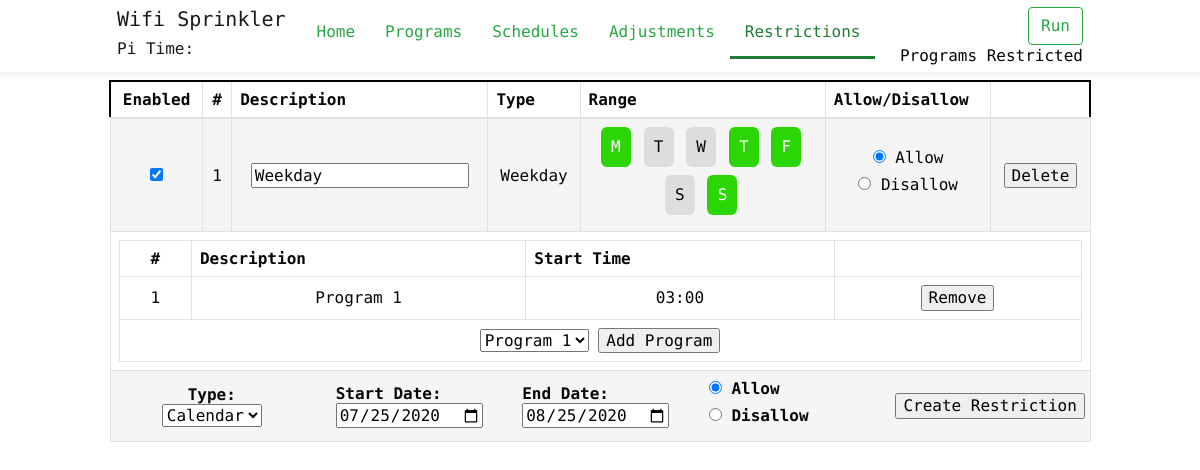
/restrictions, run on an earlier commit of the app's database.
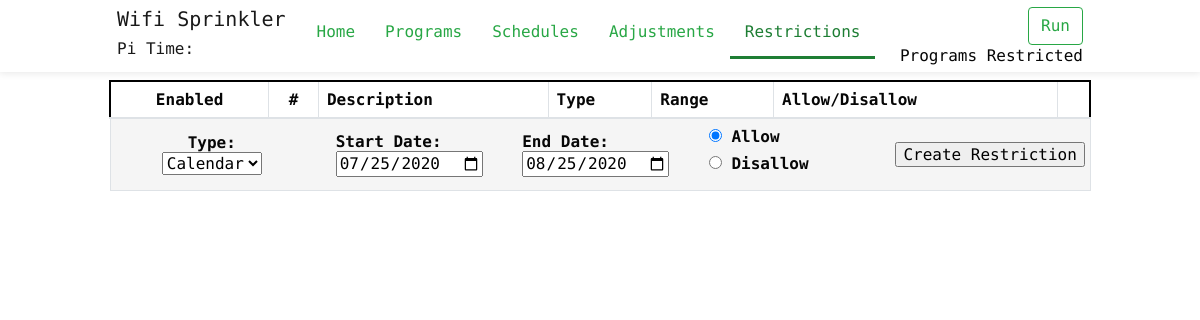
And on a later commit of the database.
### main.py (models this page shows)
class Restriction(db.Model):
	__tablename__ = 'Restriction'
	restriction_id = db.Column(db.Integer, primary_key=True)
	restriction_type = db.Column(db.String(20), unique=False, nullable=False)
	restriction_value = db.Column(db.String(20), unique=False, nullable=True)
	description = db.Column(db.String(120), unique=False, nullable=False)
	start_date = db.Column(db.DateTime, unique=False, nullable=True, default=datetime.now)
	end_date = db.Column(db.DateTime, unique=False, nullable=True, default=datetime.now)
	start_range = db.Column(db.Float, unique=False, nullable=True)
	end_range = db.Column(db.Float, unique=False, nullable=True)
	allow_disallow_indicator = db.Column(db.Boolean)
	enabled = db.Column(db.Boolean)
	program_restriction = db.relationship('Program_Restriction', backref='restriction', cascade="all, delete-orphan")

class Program_Restriction(db.Model):
	__tablename__ = 'Program_Restriction'
	__table_args__ = (
		PrimaryKeyConstraint('program_id', 'restriction_id'),
	)
	program_id = db.Column(db.Integer, db.ForeignKey("Program.program_id"), primary_key=True)
	restriction_id = db.Column(db.Integer, db.ForeignKey("Restriction.restriction_id"), primary_key=True)

class Program(db.Model):
	__tablename__ = 'Program'
	program_id = db.Column(db.Integer, primary_key=True)
	description = db.Column(db.String(120), unique=False, nullable=True)
	enabled = db.Column(db.Boolean)
	program_zones = db.relationship('Program_Zones', backref='program', cascade="all, delete-orphan")
	program_run = db.relationship('Program_Run', backref='program', cascade="all, delete-orphan")
	program_schedule = db.relationship('Program_Schedule', backref='program', cascade="all, delete-orphan")
	program_adjustment = db.relationship('Program_Adjustment', backref='program', cascade="all, delete-orphan")
	program_restriction = db.relationship('Program_Restriction', backref='program', cascade="all, delete-orphan")

### main.py (the view)
@app.route("/restrictions")
def restrictions():
	restrictions = Restriction.query.all()
	programs = Program.query.filter_by(enabled=True)
	next_progam_run = GetNextProgamRun()
	return render_template('restrictions.html', restrictions=restrictions, programs=programs, next_progam_run=next_progam_run, curent_page='Restrictions')

### main.py (called while the page is built, shortened)
@app.context_processor
def utility_processor():
	return dict(isAllowedTime=isAllowedTime )

@app.template_filter('timeformat')
def timeformat(value, format='%H:%M'):
	return value.strftime(format)

def GetNextProgamRun():
	results = db.session.query(Program.program_id, Program.description, Schedule.start_date, Schedule.end_date, Schedule.end_date, Schedule.day_interval)\
				.join(Program_Schedule, Program_Schedule.program_id==Program.program_id)\
				.join(Schedule, Schedule.schedule_id==Program_Schedule.schedule_id)\
				.order_by(Schedule.start_date)\
				.filter(Schedule.end_date >= datetime.now() )\
				.all()
	find_datetime = None
	bResult = True
	start_time = None
	if find_datetime is None:
		return dict( program_id=0, program='Programs Restricted', run_datetime=datetime.now())
	else:
		return dict( program_id=program_id, program=program_desc, run_datetime=find_datetime)

### templates/restrictions.html (shortened to what this page needs)
{% extends 'layout.html' %}
{% from "_macros.html" import weekday %}
{% block body %}
		<div class="container" >
			<div class="row">
				<div id="restriction_div" class="col-lg-12">
					<table class="table table-bordered dataTable" id="dataTable" cellspacing="0" width="100%">
						<thead>
							<tr role="row" style="border: 2px solid #000 !important;">
								<th class="center">Enabled</th>
								<th class="td-select center">#</th>
								<th class="td-select">Description</th>
								<th>Type</th>
								<th colspan="2">Range</th>
								<th>Allow/Disallow</th>
								<th class="center"></th>
							</tr>
						</thead>
						<tfoot>
							<tr>
								<th colspan="10" class="AddRestrictionSpan center RowEven">
									<div class="row col-lg-12" >
										<div class="col-lg-2 middle">
											Type:	<select id="select-type">
												<option id="Calendar">Calendar</option>
											</select>
										</div>
										<div id="start-date-div" class="col-lg-2 left">
											Start Date: <input type="date" id="start-date-input"  />
										</div>
										<div id="end-date-div" class="col-lg-2 left">
											End Date: <input type="date" id="end-date-input"  />
										</div>
										<div class="col-lg-2 left" id="radio_allow-div">
											<input type="radio" id="radio_allow" name="allow-disallow" value="Allow"  checked/>
											<label for="radio_allow">Allow</label><br>
											<input type="radio" id="radio_disallow" name="allow-disallow" value="Disallow" />
											<label for="radio_disallow">Disallow</label>
										</div>
										<div class="col-lg-2 middle">
											<input type="button" id="btn_add_restriction" value="Create Restriction" />
										</div>
									</div>
								</th>
							</tr>
						</tfoot>
						<tbody>
							{% for restriction in restrictions %}
							<tr role="row" class="RowEven" style="border-top: 2px solid #000;">
								<td class="RestrictionEnableSpan">
									{% if restriction.enabled %}
									<input type="checkbox" id="chk_{{restriction.restriction_id}}" name="chk_{{restriction.restriction_id}}" checked>
									{% else %}
									<input type="checkbox" id="chk_{{restriction.restriction_id}}" name="chk_{{restriction.restriction_id}}">
									{% endif %}
						      </td>
						      <td class="td-select">{{ restriction.restriction_id }}</td>
								<td class="RestrictionDescriptionSpan td-select">
									<input type="text" id="desc_{{ restriction.restriction_id }}" value="{{ restriction.description }}" {{'' if restriction.enabled else 'disabled'}} >
								</td>
						      <td class="td-select">{{ restriction.restriction_type }}</td>
								{% if restriction.restriction_type=='Weekday' %}
								<td colspan="2" class="RestrictionValue">
									{{ weekday(restriction.restriction_id, restriction.restriction_value, restriction.enabled) }}
								</td>
								{% endif %}
								<td class="RestrictionAllowDisAllow">
									<input type="radio" id="radio-allow_{{restriction.restriction_id}}" name="allow-disallow_{{restriction.restriction_id}}" value="Allow" {{'' if not restriction.allow_disallow_indicator else 'checked'}} {{'' if restriction.enabled else 'disabled'}}/>
									<label for="radio_allow">Allow</label><br>
									<input type="radio" id="radio-disallow_{{restriction.restriction_id}}" name="allow-disallow_{{restriction.restriction_id}}" value="Disallow" {{'' if restriction.allow_disallow_indicator else 'checked'}} {{'' if restriction.enabled else 'disabled'}}/>
									<label for="radio_disallow">Disallow</label>
								</td>
								<td class="RestrictionDeleteSpan">
									<input type="button" id="delete_{{ restriction.restriction_id }}" value="Delete" />
								</td>
							</tr>
							<tr>
								<td colspan="8">
									<table class="table table-bordered dataTable" id="table_{{restriction.restriction_id}}" cellspacing="0" width="100%" style="margin-bottom: 0px;">
										<tr role="row">
											<th class="center">#</th>
											<th>Description</th>
											<th>Start Time</th>
											<th></th>
										</tr>
										<tfoot>
											<tr>
												<th colspan="5" class="center ProgramAddSpan">
													<select id="select-program_{{restriction.restriction_id}}">
													{% for program in programs %}
													<option value="{{ program.program_id }}">{{ program.description }}</option>
													{% endfor %}
													</select>
													<input type="button" id="btn-program-add_{{restriction.restriction_id}}" value="Add Program" />
												</th>
											</tr>
										</tfoot>
										{% for program in restriction.program_restriction %}
											{% if loop.index % 2 == 0 %}
											<tr role="row" class="RowEven">
											{% else %}
											<tr role="row" class="RowOdd">
											{% endif %}
											<td>{{ program.program_id }}</td>
											<td>{{ program.program.description }}</td>
											<td class="ProgramStartTimeSpan">
												{% for run_time in program.program.program_run %}
													<div>
													{% if restriction.restriction_type=='Time' %}
														<span id="run_time" class="{{ 'green' if isAllowedTime(restriction.start_date, restriction.end_date, run_time.start_time, restriction.allow_disallow_indicator ) else 'red'}}">{{ run_time.start_time|timeformat }}</span>
													{% else %}
														<span id="run_time">{{ run_time.start_time|timeformat }}</span>
													{% endif %}
												{% endfor %}
											</td>
											<td class="ProgramDeleteSpan">
												<input type="button" id="remove_{{ program.program_id }}" value="Remove" style="min-width: 50px;"/>
											</td>
										</tr>
										{% endfor %}
									</table>
								</td>
							</tr>
						  {% endfor %}
						</tbody>
					</table>
				</div>
			</div>
		</div>
	</body>
</html>
{% endblock %}

### templates/layout.html (shortened to what this page needs)
<!doctype html>
<html lang="">
	<head>
		<link rel="stylesheet" href="{{ url_for('static', filename='css/bootstrap.min.css') }}">
		<link rel="stylesheet" href="{{ url_for('static', filename='css/wifi-sprinkler.css') }}">
		<link rel="stylesheet" href="//code.jquery.com/ui/1.12.1/themes/base/jquery-ui.css">
	</head>
	<body class="home with-promo">
		<header class="fixed-top">
			<div class="headerLightBox">
				<div class="container" >
					<nav class="navbar navbar-toggleable-md navbar-light">
						<div class="logo">
							<a class="navbar-brand" href="/">
								<h5>Wifi Sprinkler</h6>
								<h6>Pi Time: <Pi Time: <span id='time_value' class="label" ></h6>
							</a>
						</div>
						<div class="navigation">
							<ul class="nav navbar-left">
								<li class="nav-item {{'active' if curent_page=='Home'}} tf-menu">
									<a class="nav-link" href="/">Home</a>
								</li>
								<li class="nav-item {{'active' if curent_page=='Programs'}} tf-menu">
									<a class="nav-link" href="/programs">Programs</a>
								</li>
								<li class="nav-item {{'active' if curent_page=='Schedules'}} tf-menu">
									<a class="nav-link" href="/schedules">Schedules</a>
								</li>
								<li class="nav-item {{'active' if curent_page=='Adjustments'}} tf-menu">
									<a class="nav-link" href="/adjustments">Adjustments</a>
								</li>
								<li class="nav-item {{'active' if curent_page=='Restrictions'}} tf-menu">
									<a class="nav-link" href="/restrictions">Restrictions</a>
								</li>
							</ul>
							<ul class="nav navbar-right justify-content-end">
								<li>
									<button class="btn btn-outline-success my-2 my-sm-0 start_stop_btn" type="button" id="">Run</button>
								</li>
								{% if next_progam_run.program is not none %}
								<li>
									<div style="padding-left: 10px;">
										<span class="middle">
										{{next_progam_run.program}}{{' @ ' + next_progam_run.run_datetime|datetimeformat if next_progam_run.program_id != 0 else ''}}
									</span>
									</div>
								</li>
								{% endif %}
							</ul>
						</div>
					</nav>
				</div>
			</div>
		</header>
		{% block body %}{% endblock %}

### templates/_macros.html (shortened to what this page needs)
{% macro weekday(id, value, enabled=True) %}
<div class="weekDays-selector" id ="weekdays_{{ id }}">
	{% set weekdayList = ['Mon', 'Tue', 'Wed', 'Thr', 'Fri', 'Sat', 'Sun'] %}
	{% for n in [0, 1, 2, 3, 4, 5, 6] %}
		<label for="weekday-{{weekdayList[n]}}_{{id}}">{{weekdayList[n]|first}}</label>
	{% endfor %}
{% endmacro %}

### static/css/wifi-sprinkler.css (style rules this page uses)
.container { padding-left: 5px; padding-right: 5px; }
.center { text-align: center; margin: auto; }
.left { text-align: left; margin: auto; }
.middle { vertical-align: middle;margin: auto; }
.RowEven { background-color: #F5F5F5; text-align: center; }
.table-bordered td, .table-bordered th { vertical-align: middle; }
@media (min-width: 720px) { .td-select { display:table-cell !important; } }
@media (min-width: 720px) { .table-bordered td, .table-bordered th { padding: .50rem; } }
html { font-size: 16px; font-family: "Encode Sans"!important; line-height: 1.15; -ms-text-size-adjust: 100%; -webkit-text-size-adjust: 100%; -webkit-font-smoothing: antialiased; box-sizing: border-box; -ms-overflow-style: scrollbar; }
body { font-family: "Encode Sans"!important; font-size: 1rem; font-weight: 400; line-height: 1.2; text-align: left; background-color: #fff; margin: 0; margin-top: 80px; color: #060606; -webkit-font-smoothing: antialiased; text-rendering: optimizeLegibility; height: auto; }
.fixed-bottom, .fixed-top { position: fixed; right: 0; z-index: 1030; left: 0; }
.container, .container-fluid { position: relative; margin-left: auto; margin-right: auto; height: 100%; }
header { background: #fff; z-index: 1; }
header .headerLightBox { box-shadow: 0 0 8px 1px rgba(0,0,0,.1); z-index: 1; position: relative; height: 72px; }
.navbar { width: 100%; overflow: hidden; background-color: #fff; top: 0; padding: .1rem 0.5rem; }
header .navigation { width: 100%; }
header .navbar .nav>li { float: left; }
header .logo { display: flex; -webkit-box-pack: center; -webkit-justify-content: center; -ms-flex-pack: center; justify-content: center; -webkit-box-align: center; -webkit-align-items: center; -ms-flex-align: center; align-items: center; margin: auto; }
header .navbar .nav.navbar-left>li>a { font-size: 1rem; padding: 15px 15px 15px; }
@media (min-width: 1200px) { header .logo { margin-left: 0px; margin-top: 0px; } }
@media (min-width: 992px) { header .logo { margin-right: 0px; margin-top: 0px; } }
@media (min-width: 576px) { .container { max-width: 540px; } }
@media (min-width: 768px) { .container { max-width: 720px; } }
@media (min-width: 992px) { .container { max-width: 992px; } }
@media (min-width: 992px) { header .navbar .nav.navbar-left { display: block; } }
@media (min-width: 992px) { header .navbar .nav.navbar-right { display: -webkit-box; display: -webkit-flex; display: -ms-flexbox; display: flex; -webkit-box-align: center; -webkit-align-items: center; -ms-flex-align: center; align-items: center; } }
@media (min-width: 992px) { .navbar-toggleable-md, .navbar-toggleable-md .navbar-nav { -webkit-box-orient: horizontal; -webkit-box-direction: normal; } }
@media (min-width: 992px) { .navbar-toggleable-md { -webkit-flex-direction: row; -ms-flex-direction: row; flex-direction: row; -webkit-flex-wrap: nowrap; -ms-flex-wrap: nowrap; flex-wrap: nowrap; -webkit-box-align: center; -webkit-align-items: center; -ms-flex-align: center; align-items: center; } }
@media (min-width: 992px) { a { color: #28a745; } }
@media (min-width: 992px) { li.active > a { color: #1e7e34; } }
@media (min-width: 992px) { li.active { border-bottom: 3px solid #1e7e34; -webkit-transform: scaleX(1); -ms-transform: scaleX(1); transform: scaleX(1); } }

What changed in the data, as far as the page shows it:
removed Restriction: restriction_id "1", description "Weekday", restriction_type "Weekday", weekdayList "M" "T" "W" "T" "F" "S" "S"
removed Program_Restriction: program_id "1", program.description "Program 1", start_time "03:00"
